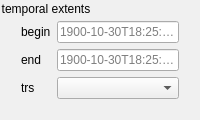
                 <widget class="QGroupBox" name="groupBox_9">
                  <property name="styleSheet">
                   <string notr="true">
                      QGroupBox {
                        background-color: rgba(240, 240, 240, 1);  /* change to your desired color */
                        border: 0px solid #ffffffff;     /* optional: border styling */
                        border-radius: 6px;         /* optional: rounded corners */
                        margin-top: 1.5em; /* reserve space for the title */
                        padding: 10px; 
                      }
                    </string>
                  </property>
                  <property name="title">
                   <string>temporal extents</string>
                  </property>
                  <layout class="QGridLayout" name="_66">
                   <item row="0" column="0">
                    <widget class="QLabel" name="label_75">
                     <property name="text">
                      <string>begin</string>
                     </property>
                    </widget>
                   </item>
                   <item row="0" column="1">
                    <widget class="QLineEdit" name="lineEditResExtentsTemporalBegin">
                     <property name="placeholderText">
                      <string>1900-10-30T18:25:00Z</string>
                     </property>
                    </widget>
                   </item>
                   <item row="1" column="0">
                    <widget class="QLabel" name="label_76">
                     <property name="text">
                      <string>end</string>
                     </property>
                    </widget>
                   </item>
                   <item row="1" column="1">
                    <widget class="QLineEdit" name="lineEditResExtentsTemporalEnd">
                     <property name="placeholderText">
                      <string>1900-10-30T18:25:00Z</string>
                     </property>
                    </widget>
                   </item>
                   <item row="2" column="0">
                    <widget class="QLabel" name="label_77">
                     <property name="text">
                      <string>trs</string>
                     </property>
                    </widget>
                   </item>
                   <item row="2" column="1">
                    <widget class="QComboBox" name="comboBoxResExtentsTemporalTrs"/>
                   </item>
                  </layout>
                 </widget>
